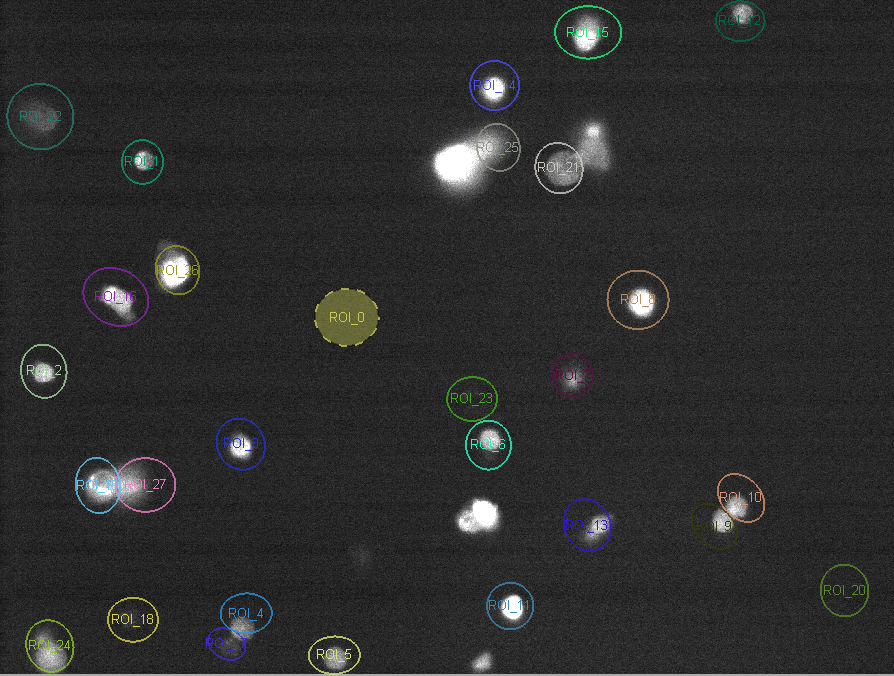
#> input picture calcium-trace-overlay/sample.png, 894 x 676 px
$ python calcium3.py sample.png
#> lines starting #> are read from the running program, lines starting #| are printed output that depends on the picture
from PIL import Image
import os.path
from os import listdir
import argparse

parser = argparse.ArgumentParser(description="Create trace overlay from calcium imaging microscope screenshot.")
parser.add_argument('path', type=str, help='path to target')
args = parser.parse_args()

def process_file(input, output):

#> called with input = 'sample.png', output = 'sample_cutout.png'
    try:
        # open file
        im = Image.open(input).convert("RGBA")
#> im is the input picture: PIL image 894x676 RGBA; mean R, G, B, A 45, 45.4, 45.1, 255

    except:
        print("There was an error opening the file" + input + " as an image")

    else:
        # load file parameters
        n = im.load()
        s = im.size
#> s = (894, 676)

        # loop through every pixel in image
        for x in range(s[0]):
            for y in range(s[1]):

                # grab pixel color values
                r,g,b,a = n[x,y]

                # make pixel transparent if on black/white scale
                if r == g and r == b:
                    n[x,y] = 0, 0, 0, 0

                # turn all overlays colors red
                # (remove if you want to keep colors)
                else:
                    n[x,y] = 255, 25, 25, 255


        im.save(output, "PNG")
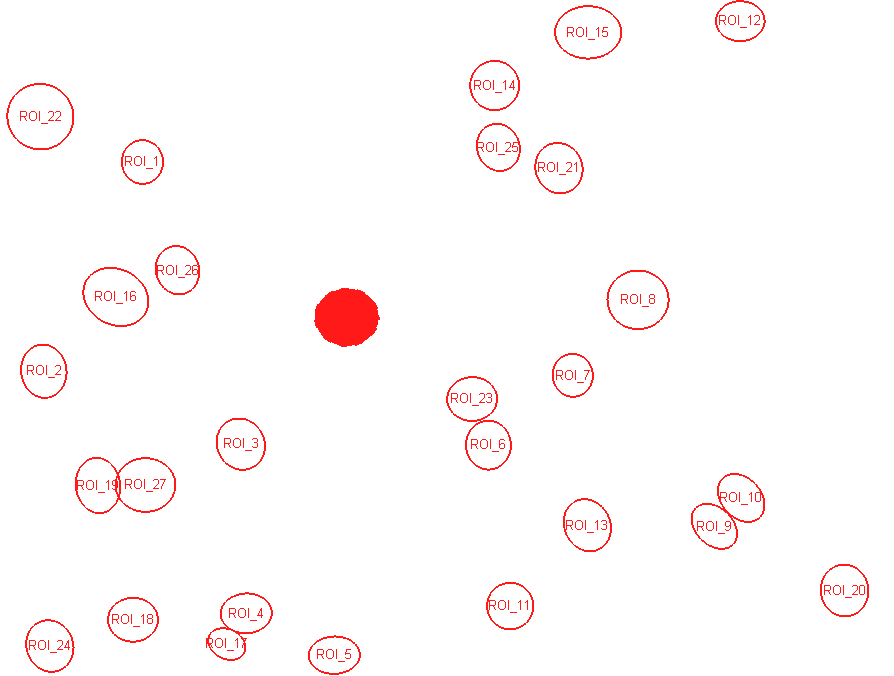
#> saved as sample_cutout.png: PIL image 894x676 RGBA; mean R, G, B, A 5.5, 0.5, 0.5, 5.5; transparent parts drawn white


def pass_files(path):
    if os.path.isdir(path):
        for file in listdir(path):
            print("PASSED")
            pass_files(path + "/" + file)

    elif os.path.isfile(path):
        process_file(path, os.path.splitext(path)[0] + '_cutout.png')

pass_files(args.path)
